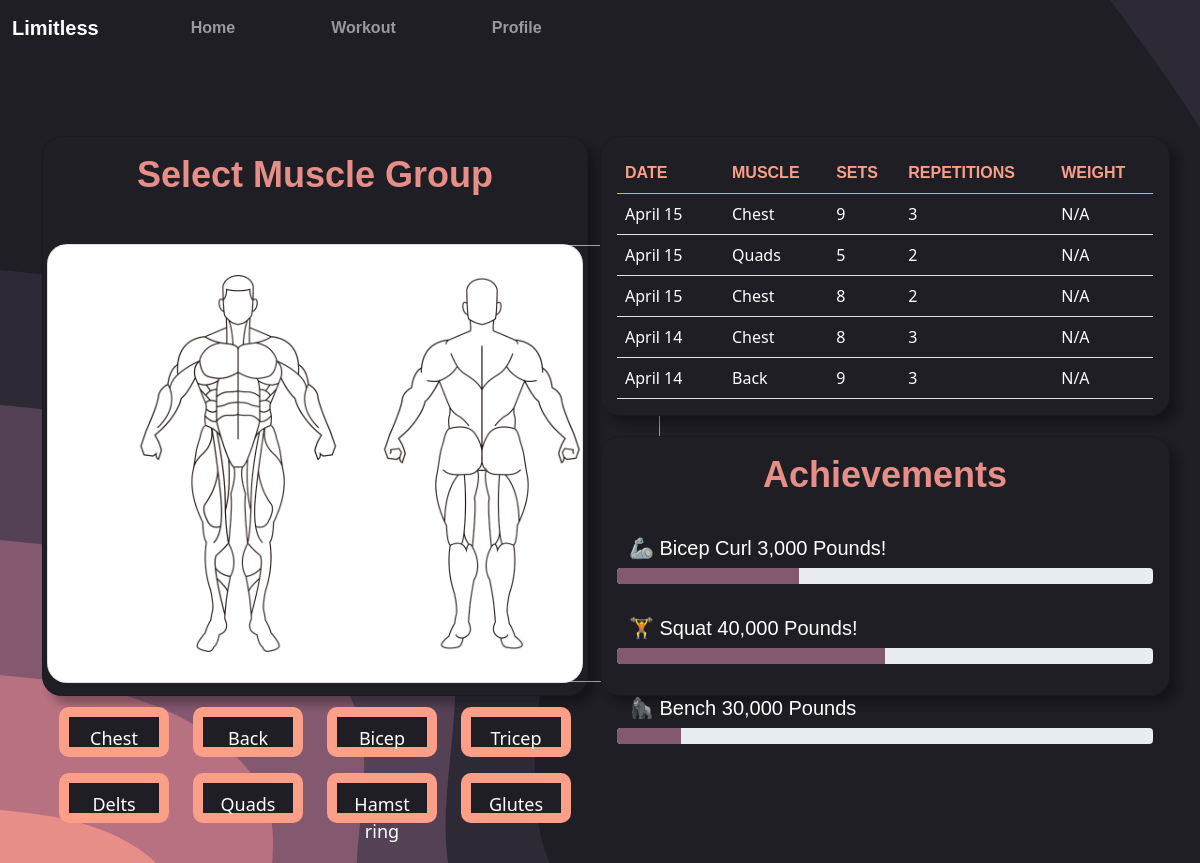
The page /workout/ (signed in) on the database its author committed.
### homepage/models.py (models this page shows)
class WorkoutRecord(models.Model):
    user = models.ForeignKey(User, on_delete=models.CASCADE)
    username = models.CharField(max_length=150)
    workout_type = models.CharField(max_length=20)
    reps = models.IntegerField()
    sets = models.IntegerField()
    created_at = models.DateTimeField(auto_now_add=True)

### homepage/views.py (the view)
# urls.py: path('workout/', workout_page, name='workout_page'),
@login_required
def workout_page(request):
    recent_workouts = WorkoutRecord.objects.filter(user=request.user).order_by('-created_at')[:10]
    total_reps_per_muscle = {}
    for workout in recent_workouts:
        muscle = workout.workout_type
        reps = workout.reps * workout.sets
        if muscle in total_reps_per_muscle:
            total_reps_per_muscle[muscle] += reps
        else:
            total_reps_per_muscle[muscle] = reps
    context = {
        'recent_workouts': recent_workouts,
        'total_reps_per_muscle': total_reps_per_muscle
    }
    return render(request, 'workouts/workout_page.html', context)

### homepage/templates/workouts/workout_page.html (shortened to what this page needs)
{% load static %}
<!DOCTYPE html>
<html lang="en">
<head>
    <link rel="stylesheet" href="https://cdn.jsdelivr.net/npm/bootstrap@5.0.0/dist/css/bootstrap.min.css">
    <link rel="stylesheet" href="{% static 'homepage/home.css' %}">
    <link rel="stylesheet" href="{% static 'navbar/navbar.css' %}">
    <link rel="stylesheet" href="https://use.typekit.net/pnx2otr.css">
    <link rel="stylesheet" href="https://use.typekit.net/pnx2otr.css">
</head>
<body>
    <nav class="navbar navbar-expand-lg navbar-dark">
        <div class="container-fluid">
            <a class="navbar-brand" href="#">Limitless</a>
            <div class="collapse navbar-collapse" id="navbarNav">
                <div class="row">
                    <ul class="navbar-nav">
                        <li class="nav-item active">
                            <a class="nav-link" href="{% url 'home' %}">Home</a>
                        </li>
                        <li class="nav-item active">
                            <a class="nav-link" href="{% url 'workout_page'%}">Workout</a>
                        </li>
                        <li class="nav-item active">
                            <a class="nav-link" href="{% url 'profile_page'%}">Profile</a>
                        </li>
                    </ul>
                </div>
            </div>
        </div>
    </nav>
    <div class="container mt-4">
        <div class="row" style="margin-top: 10vh;">
            <div class="col-lg-6">
                <div class="card custom-card">
                    <h5 class="goal-title">Select Muscle Group</h5>
                    <div class="card-body">
                        <div class="row justify-content-center mt-4">
                            <div class="card img-card">
                                <div class="col-auto">
                                    <img id="muscle-img" src="{% static 'workouts/MUSCLE.png' %}" alt="Muscle Image"
                                        width="600vw">
                                </div>
                            </div>
                        </div>
                        <div class="row mt-4 muscle-buttons">
                            <div class="col-md-3 mb-">
                                <a href="{% url 'chest_workout' muscle='chest' %}"
                                    class="btn btn-primary btn-lg btn-block" onmouseover="changeImage('chest')"
                                    onmouseleave="changeImage('normal')">Chest</a>
                            </div>
                            <div class="col-md-3 mb-3">
                                <a href="{% url 'back_workout' muscle='back' %}"
                                    class="btn btn-primary btn-lg btn-block" onmouseover="changeImage('back')"
                                    onmouseleave="changeImage('normal')">Back</a>
                            </div>
                            <div class="col-md-3 mb-3">
                                <a href="{% url 'bicep_workout' muscle='bicep' %}"
                                    class="btn btn-primary btn-lg btn-block">Bicep</a>
                            </div>
                            <div class="col-md-3 mb-3">
                                <a href="{% url 'tricep_workout' muscle='tricep' %}"
                                    class="btn btn-primary btn-lg btn-block">Tricep</a>
                            </div>
                            <div class="col-md-3 mb-3">
                                <a href="{% url 'delts_workout' muscle='delts' %}"
                                    class="btn btn-primary btn-lg btn-block">Delts</a>
                            </div>
                            <div class="col-md-3 mb-3">
                                <a href="{% url 'quads_workout' muscle='quads' %}"
                                    class="btn btn-primary btn-lg btn-block">Quads</a>
                            </div>
                            <div class="col-md-3 mb-3">
                                <a href="{% url 'hamstring_workout' muscle='hamstring' %}"
                                    class="btn btn-primary btn-lg btn-block">Hamstring</a>
                            </div>
                            <div class="col-md-3 mb-3">
                                <a href="{% url 'glutes_workout' muscle='glutes' %}"
                                    class="btn btn-primary btn-lg btn-block" onmouseover="changeImage('glutes')"
                                    onmouseleave="changeImage('normal')">Glutes</a>
                            </div>
                        </div>
                    </div>
                </div>
            </div>
            <div class="col-6">
                <div class="row p-0">
                    <div class="card custom-card table-card p-2">
                      <div class="card-body p-2">
                        <div class="table-responsive table-scroll" data-mdb-perfect-scrollbar="true" style="position: relative; height: 32vh">
                          <table class="table  mb-0" style="background-color: #1e1e24;">
                            <thead style="background-color: #1e1e24;">
                              <tr class="text-uppercase success">
                                  <th scope="col">Date</th>
                                <th scope="col">Muscle</th>
                                <th scope="col">Sets</th>
                                <th scope="col">Repetitions</th>
                                <th scope="col">Weight</th>
                              </tr>
                            </thead>
                            <tbody>
                            {% for workout in recent_workouts %}
                            <tr class="table-text" onmouseover="changeImage('{{ workout.workout_type }}')" onmouseleave="changeImage('normal')">
                                <td>{{ workout.created_at|date:"F d" }}</td>
                                <td>{{ workout.workout_type|capfirst }}</td>
                                <td>{{ workout.reps }}</td>
                                <td>{{ workout.sets }}</td>
                                <td>N/A</td>
                            </tr>
                            {% endfor %}
                        </tbody>
                          </table>
                        </div>
                      </div>
                    </div>
                  </div>
                  <div class="row">
                      <div class="card custom-card achieve-card" >
                        <h5 class="card-title goal-title">Achievements</h5>
                    <div class="card-body">
                     <div class="row mb-3" style=" display: flex; align-items: center;">
                        <h5 class="progress-description">🦾 Bicep Curl 3,000 Pounds!</h5>
                            <div class="progress p-0">
                                <div class="progress-bar" role="progressbar" style="width: 34%" aria-valuenow="50" aria-valuemin="0" aria-valuemax="100"></div>
                            </div>
                     </div>
                     <div class="row mb-3" style=" display: flex; align-items: center;">
                        <h5 class="progress-description">🏋️ Squat 40,000 Pounds!</h5>
                            <div class="progress p-0">
                                <div class="progress-bar" role="progressbar" style="width: 50%" aria-valuenow="50" aria-valuemin="0" aria-valuemax="100"></div>
                            </div>
                     </div>
                     <div class="row mb-3" style=" display: flex; align-items: center;">
                        <h5 class="progress-description">🦍 Bench 30,000 Pounds</h5>
                            <div class="progress p-0">
                                <div class="progress-bar" role="progressbar" style="width: 12%" aria-valuenow="50" aria-valuemin="0" aria-valuemax="100"></div>
                            </div>
                     </div>
                    </div>
                      </div>
                  </div>
                </div>
        </div>
    </div>
</body>
</html>

### homepage/static/homepage/home.css (style rules this page uses)
body { background-image: url(../background.svg); }
.custom-card { height: 70vh; max-height: 900px; background-color: #1e1e24!important; border-radius:20px!important; box-shadow: 8px 8px 8px rgba(0, 0, 0, 0.3); }
.img-card { border-radius:20px!important; }
.success { color: #fb9f89!important; font-family: acumin-pro, sans-serif; font-style: normal; font-weight: 50; }
.goal-title { text-align: center; margin-top: 2vh; font-family: "indivisible", sans-serif; font-weight: 700; font-style: normal; color:#e68e87 ; font-size: 36px; }
.progress-bar { background: #84586f!important; }
.progress-description { font-family: acumin-pro, sans-serif; font-style: normal; font-weight: 100; color: white; margin-top: 2vh; }
.muscle-buttons .btn { width: 100%; text-align: center; height: 50px; font-size: 18px; background-color: #1e1e24; border: 10px, solid #fb9f89 !important; border-radius: 10px; border-width: 2px; border-color: #fb9f89; transition: background-color 0.3s; }
.muscle-buttons { display: flex; flex-wrap: wrap; justify-content: center; margin-bottom: 1vh; }
.table-card { height: 35vh; }
.table-text { color: white; }
.achieve-card { height: 32.5vh; margin-top: 2.5vh; }
table td, table th { text-overflow: ellipsis; white-space: nowrap; overflow: hidden; }
.table-scroll { border-radius: .5rem; }
thead { top: 0; position: sticky; }

### homepage/static/navbar/navbar.css (style rules this page uses)
.navbar { background: transparent; }
.navbar-brand { font-family: "indivisible", sans-serif; font-weight: 600; font-style: normal; }
.nav-item { margin-left: 80px; font-family: "indivisible", sans-serif; font-weight: 600; font-style: normal; color: #e68e87; }

### rows shown on the page
WorkoutRecord: created_at "April 15", workout_type "Chest", reps "9", sets "3"
WorkoutRecord: created_at "April 15", workout_type "Quads", reps "5", sets "2"
WorkoutRecord: created_at "April 15", workout_type "Chest", reps "8", sets "2"
WorkoutRecord: created_at "April 14", workout_type "Chest", reps "8", sets "3"
WorkoutRecord: created_at "April 14", workout_type "Back", reps "9", sets "3"
